Frame 1 (no input): blank canvas, image omitted
Frame 60 (no input): blank canvas, image omitted
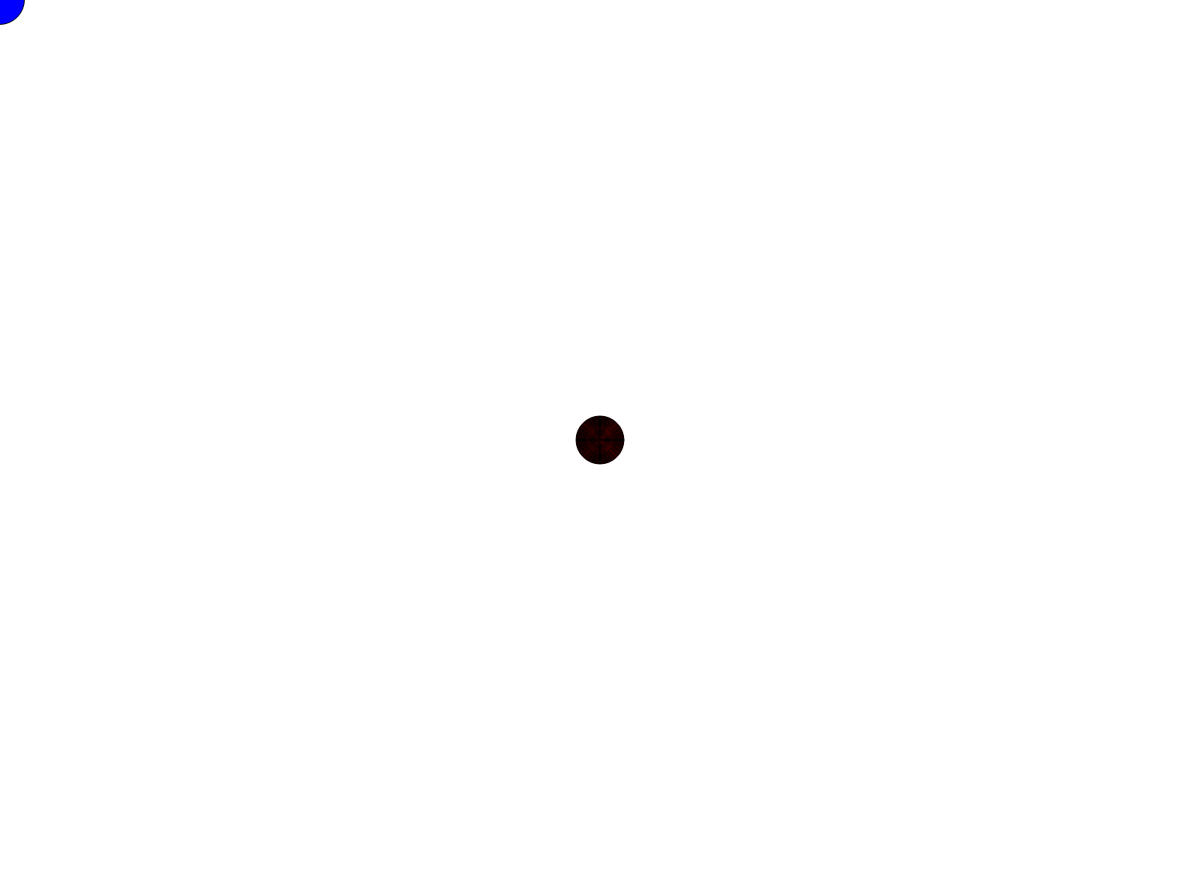
Frame 120 (the mouse pressed at the canvas centre since frame 60)

The p5.js sketch whose frames 1 and 60 were blank and that drew this single picture after the mouse press (run headless with seeded random() and noise() and a simulated clock; from frame 60 on, the mouse is pressed at the canvas centre):

// p5.js sketch
// ── sketch.js
var x=1,y=1,sw=0;

function setup() {
  createCanvas(1500, 1100);
}

function draw() {

  if (sw==0)
  {
    if (mouseIsPressed) {
    var c = color('red');
    fill(c);
    x-=1;
    y-=1;
    }
    else {
    var c = color('blue');
    fill(c);
    x+=1;
    y+=1;
    }
  }
  else {
    if (mouseIsPressed) {
    var c = color('green');
    fill(c);
    x+=1;
    y+=1;
    }
    else {
    var c = color('orange');
    fill(c);
    x-=1;
    y-=1;
    }

  }

  if (x>=250 || y>=250){
    if(sw==0)
      sw=1;
    else
      sw=0;
  }
  else if (x<=(0) || y<=(0)){
    if(sw==1)
      sw=0;
    else
      sw=1;
  }


  ellipse(mouseX, mouseY, x, y);
}
